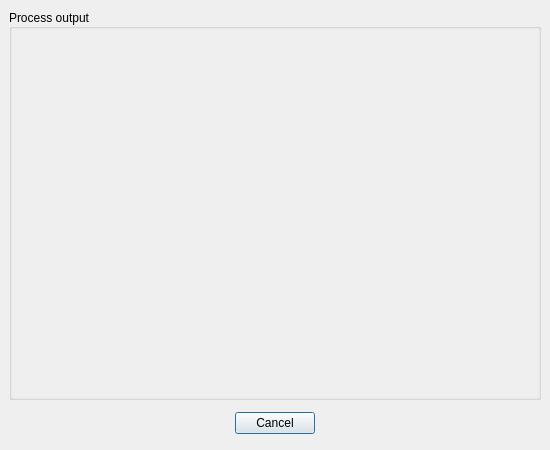
<ui version="4.0" >
 <author></author>
 <comment></comment>
 <exportmacro></exportmacro>
 <class>ProcessViewWidget</class>
 <widget class="QDialog" name="ProcessViewWidget" >
  <property name="geometry" >
   <rect>
    <x>0</x>
    <y>0</y>
    <width>550</width>
    <height>450</height>
   </rect>
  </property>
  <property name="sizePolicy" >
   <sizepolicy>
    <hsizetype>0</hsizetype>
    <vsizetype>0</vsizetype>
    <horstretch>0</horstretch>
    <verstretch>0</verstretch>
   </sizepolicy>
  </property>
  <property name="windowTitle" >
   <string>TTCut - Process output</string>
  </property>
  <layout class="QGridLayout" >
   <property name="margin" >
    <number>9</number>
   </property>
   <property name="spacing" >
    <number>6</number>
   </property>
   <item row="0" column="0" >
    <widget class="QGroupBox" name="gbProcessView" >
     <property name="title" >
      <string>Process output</string>
     </property>
     <property name="alignment" >
      <set>Qt::AlignLeading|Qt::AlignLeft|Qt::AlignVCenter</set>
     </property>
     <property name="flat" >
      <bool>false</bool>
     </property>
     <layout class="QGridLayout" >
      <property name="margin" >
       <number>0</number>
      </property>
      <property name="spacing" >
       <number>0</number>
      </property>
      <item row="0" column="0" >
       <widget class="QListWidget" name="procOutputList" >
        <property name="enabled" >
         <bool>false</bool>
        </property>
        <property name="frameShape" >
         <enum>QFrame::NoFrame</enum>
        </property>
        <property name="frameShadow" >
         <enum>QFrame::Plain</enum>
        </property>
       </widget>
      </item>
     </layout>
    </widget>
   </item>
   <item row="1" column="0" >
    <layout class="QHBoxLayout" >
     <property name="margin" >
      <number>0</number>
     </property>
     <property name="spacing" >
      <number>6</number>
     </property>
     <item>
      <spacer>
       <property name="orientation" >
        <enum>Qt::Horizontal</enum>
       </property>
       <property name="sizeHint" >
        <size>
         <width>101</width>
         <height>35</height>
        </size>
       </property>
      </spacer>
     </item>
     <item>
      <widget class="QPushButton" name="btnCancel" >
       <property name="text" >
        <string>Cancel</string>
       </property>
       <property name="icon" >
        <iconset resource="processviewwidget.qrc" >:/pixmaps/pixmaps/messagebox_critical.png</iconset>
       </property>
      </widget>
     </item>
     <item>
      <spacer>
       <property name="orientation" >
        <enum>Qt::Horizontal</enum>
       </property>
       <property name="sizeHint" >
        <size>
         <width>40</width>
         <height>20</height>
        </size>
       </property>
      </spacer>
     </item>
    </layout>
   </item>
  </layout>
 </widget>
 <pixmapfunction></pixmapfunction>
 <resources>
  <include location="processviewwidget.qrc" />
 </resources>
 <connections>
  <connection>
   <sender>btnCancel</sender>
   <signal>clicked()</signal>
   <receiver>ProcessViewWidget</receiver>
   <slot>reject()</slot>
   <hints>
    <hint type="sourcelabel" >
     <x>369</x>
     <y>253</y>
    </hint>
    <hint type="destinationlabel" >
     <x>179</x>
     <y>282</y>
    </hint>
   </hints>
  </connection>
 </connections>
</ui>
